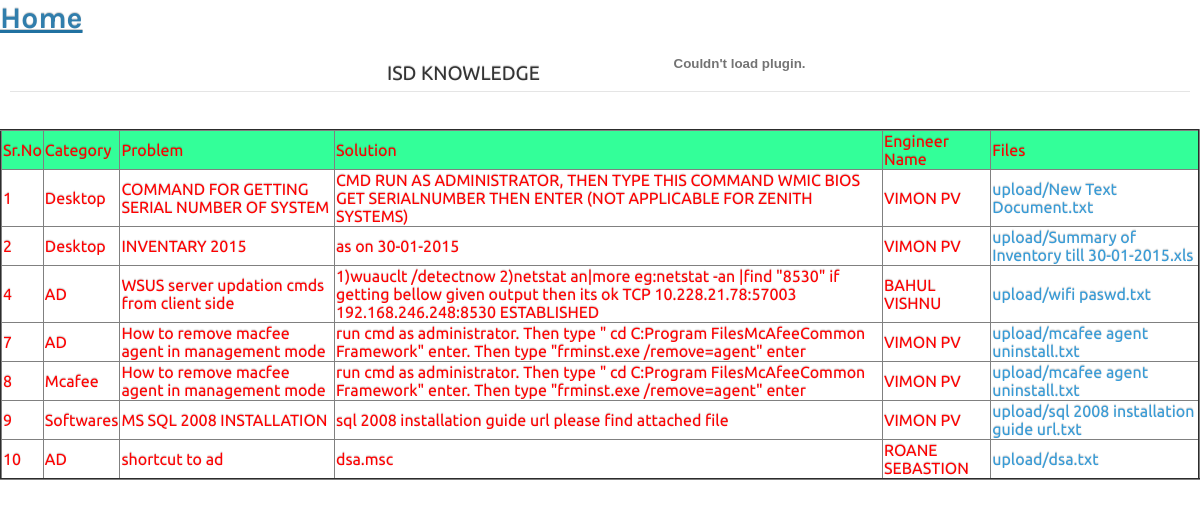
The page / on the database its author committed.
### tables this page shows
CREATE TABLE IF NOT EXISTS `isd` (
  `seno` int(10) NOT NULL AUTO_INCREMENT,
  `sub` text NOT NULL,
  `subcategory` varchar(50) NOT NULL,
  `ename` varchar(15) NOT NULL,
  `edate` date NOT NULL,
  `des` text NOT NULL,
  `file` varchar(50) NOT NULL,
  PRIMARY KEY (`seno`)
);

### index.php (the view, shortened to what this page needs)
<!DOCTYPE html PUBLIC "-//W3C//DTD XHTML 1.0 Transitional//EN" "http://www.w3.org/TR/xhtml1/DTD/xhtml1-transitional.dtd">
<html xmlns="http://www.w3.org/1999/xhtml">
<head>
<?php
	require_once 'head.php';
?>
<link href="style.css" rel="stylesheet" type="text/css" />
</head>
<body>
<a href="home.php"><h1>Home</h1></a>
					<div class="box-content center span20">
                        <fieldset>
                   <legend>ISD KNOWLEDGE &nbsp;&nbsp;&nbsp;&nbsp;&nbsp;&nbsp;&nbsp;&nbsp; &nbsp;&nbsp;&nbsp;&nbsp;&nbsp;&nbsp;&nbsp;&nbsp; &nbsp;&nbsp;&nbsp;&nbsp;&nbsp;&nbsp;&nbsp;&nbsp;<a href="home.php">
                   </a></legend>
</div>
<?php
    $fetc = "SELECT * FROM isd ";
    $result = mysql_query($fetc);
?>
<?php
echo "<table width='1500' border='2' >";
echo "<tr bgcolor='#33FF99'>
<td>Sr.No</td>
<td>Category</td>
<td>Problem</td>
<td>Solution</td>
<td>Engineer Name</td>
<td>Files</td>
</tr>";
while($row1=mysql_fetch_array($result))
{
 $seno=$row1['seno'];
    $name=$row1['sub'];
	$problem=$row1['subcategory'];
	$filename=$row1['file'];
	$des=$row1['des'];
	$ename=$row1['ename'];
	echo "<tr >";
	echo "<td >";
    echo $seno;
	echo "</td>";
	echo "<td>";
    echo $name;
	echo "</td>";
	echo "<td>";
    echo $problem;
	echo "</td>";
	echo "<td>";
    echo $des;
	echo "</td>";
	echo "<td>";
    echo $ename;
	echo "</td>";
echo "<td>";?> <a href="<?php echo $filename?>" > <?php echo $filename; echo "</td>";
echo "</tr>";
?>
<?php
}
echo "</table>";
?>
</body>

### head.php (shortened to what this page needs)
	<link id="bs-css" href="css/bootstrap-cerulean.css" rel="stylesheet">
	<link href="css/bootstrap-responsive.css" rel="stylesheet">
	<link href="css/charisma-app.css" rel="stylesheet">
	<link href="css/jquery-ui-1.8.21.custom.css" rel="stylesheet">
	<link href='css/fullcalendar.css' rel='stylesheet'>
	<link href='css/fullcalendar.print.css' rel='stylesheet'  media='print'>
	<link href='css/chosen.css' rel='stylesheet'>
	<link href='css/uniform.default.css' rel='stylesheet'>
	<link href='css/colorbox.css' rel='stylesheet'>
	<link href='css/jquery.cleditor.css' rel='stylesheet'>
	<link href='css/jquery.noty.css' rel='stylesheet'>
	<link href='css/noty_theme_default.css' rel='stylesheet'>
	<link href='css/elfinder.min.css' rel='stylesheet'>
	<link href='css/elfinder.theme.css' rel='stylesheet'>
	<link href='css/jquery.iphone.toggle.css' rel='stylesheet'>
	<link href='css/opa-icons.css' rel='stylesheet'>
	<link href='css/uploadify.css' rel='stylesheet'>
		<link href="js/glow/1.7.0/widgets/widgets.css" type="text/css" rel="stylesheet" />
</head>
<body>

### css/charisma-app.css (style rules this page uses)
.box-content { padding:10px; }
div.center,p.center,img.center { margin-left: auto !important; margin-right: auto !important; float:none !important; display: block; text-align:center; }

### head.php (style rules this page uses)
body { padding-bottom: 40px; }

### rows shown on the page
isd: seno "1", sub "Desktop", subcategory "COMMAND FOR GETTING SERIAL NUMBER OF SYSTEM", des "CMD RUN AS ADMINISTRATOR, THEN TYPE THIS COMMAND WMIC BIOS GET SERIALNUMBER THEN ENTER (NOT APPLICABLE FOR ZENITH SYSTEMS)", ename "VIMON PV", file "upload/New Text Document.txt"
isd: seno "2", sub "Desktop", subcategory "INVENTARY 2015", des "as on 30-01-2015", ename "VIMON PV", file "upload/Summary of Inventory till 30-01-2015.xls"
isd: seno "4", sub "AD", subcategory "WSUS server updation cmds from client side", des "1)wuauclt /detectnow 2)netstat an|more eg:netstat -an |find \"8530\" if getting bellow given output then its ok TCP 10.228.21.78:57003 192.168.246.248:8530 ESTABLISHED", ename "BAHUL VISHNU", file "upload/wifi paswd.txt"
isd: seno "7", sub "AD", subcategory "How to remove macfee agent in management mode", des "run cmd as administrator. Then type \" cd C:Program FilesMcAfeeCommon Framework\" enter. Then type \"frminst.exe /remove=agent\" enter", ename "VIMON PV", file "upload/mcafee agent uninstall.txt"
isd: seno "8", sub "Mcafee", subcategory "How to remove macfee agent in management mode", des "run cmd as administrator. Then type \" cd C:Program FilesMcAfeeCommon Framework\" enter. Then type \"frminst.exe /remove=agent\" enter", ename "VIMON PV", file "upload/mcafee agent uninstall.txt"
isd: seno "9", sub "Softwares", subcategory "MS SQL 2008 INSTALLATION", des "sql 2008 installation guide url please find attached file", ename "VIMON PV", file "upload/sql 2008 installation guide url.txt"
isd: seno "10", sub "AD", subcategory "shortcut to ad", des "dsa.msc", ename "ROANE SEBASTION", file "upload/dsa.txt"
